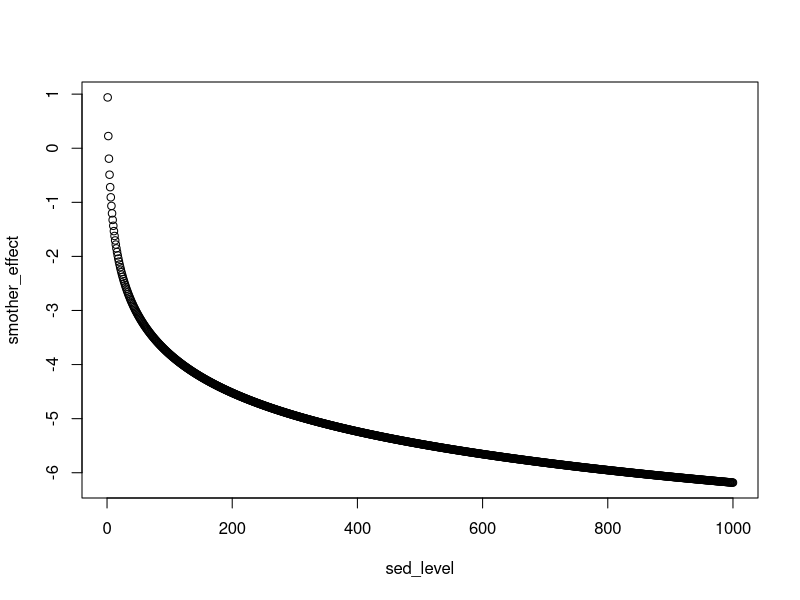

Write the R code that produced this figure.
# sedimentation: calculation of S

Ksmother_coefft <- 1.031 # this is as in GBR .prm file. Asymptote to the curve
Ksmother_const <-  0.0603 # the complement to 1 of this is the first point of the curve basically
sed_level <- 0:1000 # not sure of the units over here, if a tracer probably still mg N m-3

# CAREFUL: CURRENT PARAMETRISATION IMPOSES A VERY STRONG SEDIMENT LIMITATION!

# code as in Coral_Consumer_Activities()

step1 = -1.0 * Ksmother_coefft * log(sed_level) - Ksmother_const

smother_effect = 1.0 + step1

plot(sed_level, smother_effect)

# requires careful parametrisation
